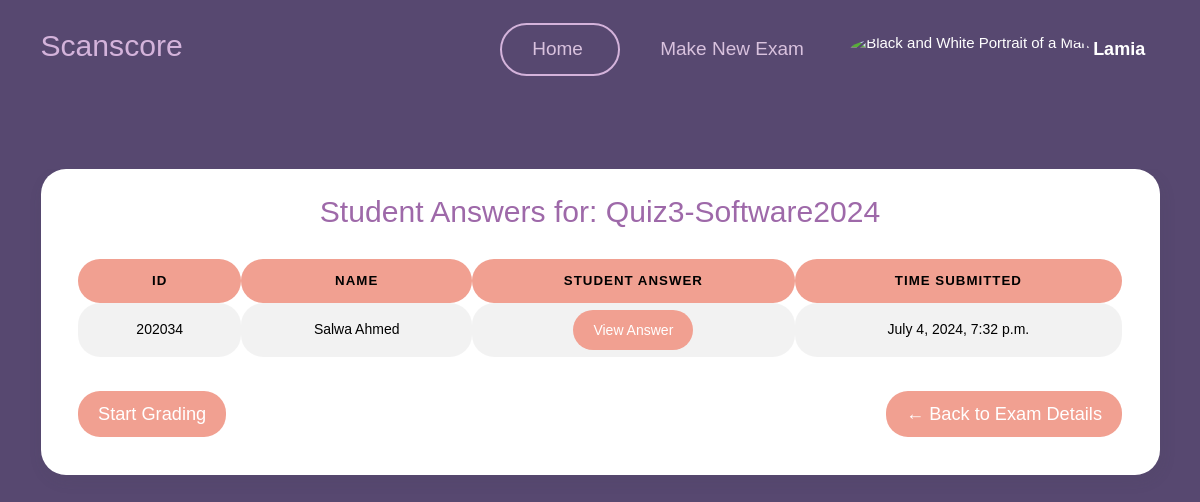
Page /teacher/exam/31/view_submissions/ (signed in) on the committed database.
### myapp/models.py (models this page shows)
class User(AbstractUser):
    userType = models.CharField(max_length=10, choices=[('teacher', 'Teacher'), ('student', 'Student')])

class Exam(models.Model):
    name = models.CharField(max_length=100)
    teacher = models.ForeignKey(User, on_delete=models.CASCADE)
    question= models.TextField(max_length=10000)
    model_answer = models.TextField(max_length=10000)
    keywordsList = models.TextField(max_length=10000,null=True,blank=True)
    is_active = models.BooleanField(default=False)
    time_created = models.DateTimeField(auto_now_add=True)
    time_updated = models.DateTimeField(auto_now=True)
    ocr_graded = models.BooleanField(default=False)

class ExamSubmission(models.Model):
    exam = models.ForeignKey(Exam, on_delete=models.CASCADE,related_name='submissions') #related name is used to access the submissions of a particular exam
    student = models.ForeignKey(User, on_delete=models.CASCADE,related_name='submissions') #related name is used to access the submissions of a particular student
    student_answer = models.TextField(max_length=10000)
    score = models.DecimalField(max_digits=5, decimal_places=3, validators=[MaxValueValidator(10.000)])
    time_submitted = models.DateTimeField(auto_now_add=True)
    is_graded = models.BooleanField(default=False)
    is_approved = models.BooleanField(default=False) #If the teacher approves the grade , this will be set to true and then the student can see the grade

class Student(User):
    student_id = models.CharField(max_length=20, unique=True)

### myapp/views.py (the view)
# urls.py: path('teacher/exam/<int:exam_id>/view_submissions/', views.view_submissions, name='view_submissions'),
@login_required
def view_submissions(request, exam_id):
    exam = get_object_or_404(Exam, pk=exam_id, teacher=request.user)
    submissions = ExamSubmission.objects.filter(exam=exam)
    is_graded = all(submission.is_graded for submission in submissions)
    if not submissions.exists():
        messages.info(request, "No submissions found.")
        return render (request, 'myapp/teacher/view_submissions.html', {'submissions': submissions, 'exam': exam})
    if is_graded:
        print("All submissions are graded , so redirecting to view_grades")
        return render(request, 'myapp/teacher/view_grades.html', {'submissions': submissions, 'exam': exam})
    else:
        print("Submissions are not graded , so redirecting to view_submissions")
        return render(request, 'myapp/teacher/view_submissions.html', {'submissions': submissions, 'exam': exam})

### templates/myapp/teacher/view_submissions.html (shortened to what this page needs)
{% load static %}
<!DOCTYPE html>
<html lang="en">
<head>
    <link href="{% static 'vendor/datatables/dataTables.bootstrap4.min.css' %}" rel="stylesheet">
    <link href="{% static 'vendor/aos/aos.css' %}" rel="stylesheet">
    <link href="{% static 'vendor/bootstrap/css/bootstrap.min.css' %}" rel="stylesheet">
    <link href="{% static 'vendor/bootstrap-icons/bootstrap-icons.css' %}" rel="stylesheet">
    <link href="{% static 'vendor/boxicons/css/boxicons.min.css' %}" rel="stylesheet">
    <link href="{% static 'vendor/glightbox/css/glightbox.min.css' %}" rel="stylesheet">
    <link href="{% static 'vendor/remixicon/remixicon.css' %}" rel="stylesheet">
    <link href="{% static 'vendor/swiper/swiper-bundle.min.css' %}" rel="stylesheet">
    <link href="{% static 'css/style.css' %}" rel="stylesheet">
    <link href="{% static 'assets/css/bootstrap.min.css' %}" rel="stylesheet">
    <link href="{% static 'assets/css/plugins.min.css' %}" rel="stylesheet">
    <link href="{% static 'assets/css/kaiadmin.min.css' %}" rel="stylesheet">
</head>
<body>
    <header id="header">
        <div class="container align-items-center justify-content-between">
            <h1 class="me-auto"><a href="{% url 'teacher_dashboard' %}" style="color: #d4b3db;">Scanscore</a></h1>
            <nav id="navbar" class="navbar order-last order-lg-0">
                <ul>
                    <li><a class="nav-link scrollto Active" href="{% url 'teacher_dashboard' %}" id="home">Home</a>
                    </li>
                    <li><a class="nav-link scrollto" href="{% url 'create_exam' %}" id="makenew">Make New Exam</a></li>
                    <li class="dropdown">
                        <a href="#">
                            <img src="{% static 'img/unknown_user.jpg' %}" class="rounded-circle" height="35"
                                alt="Black and White Portrait of a Man" loading="lazy" />
                            <strong class="d-none d-sm-block ms-1" id="username">{{ user.first_name }}</strong><i
                                class="bi bi-chevron-down"></i>
                        </a>
                    </li>
                </ul>
            </nav>
        </div>
    </header>
    <section class="align-items-center"
        style="font-family: Arial, Helvetica, sans-serif;background-color: transparent; padding: 0 0;">
        <div class="container">
            <div class="justify-content-center" data-aos="fade-up" data-aos-delay="200">
                <div class="card text-black">
                    <h1 style="text-align: center;color: #9e69a9;">Student Answers for: {{ exam.name }}</h1>
                    <div class="card-body">
                        <div class="table-responsive">
                            <table id="basic-datatables" class="display table table-striped table-hover"
                                style="border-radius: 22px !important; text-align: center;">
                                <thead>
                                    <tr>
                                        <th class="style2"> ID</th>
                                        <th class="style2"> Name</th>
                                        <th class="style2"> Student Answer</th>
                                        <th class="style2"> time Submitted</th>
                                    </tr>
                                </thead>
                                <tbody>
                                    {% for submission in submissions %}
                                    <tr>
                                        <td class="Border">{{ submission.student.student.student_id }}</td>
                                        <td class="Border">{{ submission.student.student.get_full_name }}</td>
                                        <td class="Border">
                                            <button class="btn btn-primary"
                                                onclick="openModal('{{ submission.student_answer|escapejs }}')">View
                                                Answer</button>
                                        </td>
                                        <td class="Border">{{ submission.time_submitted }}</td>
                                    </tr>
                                    {% endfor %}
                                </tbody>
                            </table>
                        </div>
                        <div class="d-flex justify-content-between" style="text-align: right; margin-top: 2%;">
                            <div>
                                {% if submissions %}
                                <form action="{% url 'view_grades' exam.id %}" method="post">
                                    <button type="submit" class="btn btn-success">Start Grading</button>
                                </form>
                                {% endif %}
                            </div>
                            <a href="{% url 'view_exam_teacher' exam.id %}" class="btn btn-success">← Back to Exam
                                Details</a>
                        </div>
                    </div>
                </div>
            </div>
        </div>
    </section>
</body>
</html>

### Scanscore/static/css/style.css (style rules this page uses)
body { font-family: "Open Sans", sans-serif; background: #574870 !important; }
:root { --background-color: #ffffff; --background-color-rgb: 255, 255, 255; --default-color: #444444; --default-color-rgb: 68, 68, 68; --heading-color: #9e69a9; --heading-color-rgb: 55, 81, 126; --accent-color: #9e69a9; --accent-color-rgb: 71, 178, 228; --contrast-color: #ffffff; --contrast-color-rgb: 255, 255, 255; }
#home { color: #d9c2de; width: 120px; border-radius: 50px; font-size: 19px; }
#makenew { color: #d9c2de; font-size: 19px; width: 190px; margin-left: 10px; border-radius: 50px; }
#header { background-color: transparent; }
#header .container { display: flex; justify-content: center; align-items: center; height: 100%; }
#username { font-size: 18px; }
.Active { border: 2px solid #b47ec0 !important; }
a { text-decoration: none; }
#header { transition: all 0.5s; z-index: 997; padding: 15px 0; }
.navbar { padding: 0; }
.navbar ul { margin: 0; padding: 0; display: flex; list-style: none; align-items: center; }
.navbar li { position: relative; }
.navbar a, .navbar a:focus { display: flex; align-items: center; justify-content: space-between; padding: 10px 0 10px 30px; font-size: 15px; font-weight: 500; color: #fff; white-space: nowrap; transition: 0.3s; }
.navbar a i, .navbar a:focus i { font-size: 12px; line-height: 0; margin-left: 5px; }
section { padding: 60px 0; overflow: hidden; position: relative; top: 70px; }

### templates/myapp/teacher/view_submissions.html (style rules this page uses)
#header { background-color: transparent; }
#header .container { display: flex; justify-content: center; align-items: center; height: 100%; }
.card { padding: 20px; border-radius: 25px; }
.btn { display: inline-block; padding: 10px 20px; margin-bottom: 0; font-size: 14px; font-weight: 400; line-height: 1.42857143; text-align: center; white-space: nowrap; vertical-align: middle; cursor: pointer; border: none; border-radius: 22px; background-color: #f1a091 !important; color: white !important; }
.btn-success { border-color: #f1a091; font-size: 130%; }
.Border { border-radius: 22px !important; }
.table>tbody>tr>td { padding-top: 7px !important; padding-bottom: 7px !important; }
.Active { border: 2px solid #d4b3db !important; }
.style2 { background-color: #f1a091 !important; border-radius: 22px !important; }

### rows in the picture
User: first_name "Lamia"
Exam: name "Quiz3-Software2024"
ExamSubmission: student.student.student_id "202034", student.student.get_full_name "Salwa Ahmed", time_submitted "July 4, 2024, 7:32 p.m."
